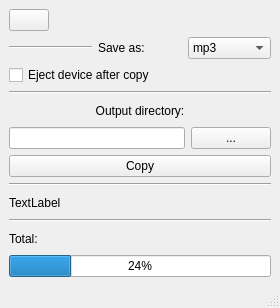
<?xml version="1.0" encoding="UTF-8"?>
<ui version="4.0">
 <class>MainWindow</class>
 <widget class="QMainWindow" name="MainWindow">
  <property name="geometry">
   <rect>
    <x>0</x>
    <y>0</y>
    <width>280</width>
    <height>308</height>
   </rect>
  </property>
  <property name="minimumSize">
   <size>
    <width>280</width>
    <height>308</height>
   </size>
  </property>
  <property name="maximumSize">
   <size>
    <width>280</width>
    <height>308</height>
   </size>
  </property>
  <property name="windowTitle">
   <string>MainWindow</string>
  </property>
  <widget class="QWidget" name="centralwidget">
   <layout class="QVBoxLayout" name="verticalLayout">
    <item>
     <layout class="QHBoxLayout" name="horizontalLayout">
      <item>
       <widget class="QPushButton" name="pushButton">
        <property name="text">
         <string/>
        </property>
        <property name="icon">
         <iconset>
          <normaloff>../icons8-settings-48.png</normaloff>../icons8-settings-48.png</iconset>
        </property>
       </widget>
      </item>
      <item>
       <spacer name="horizontalSpacer">
        <property name="orientation">
         <enum>Qt::Horizontal</enum>
        </property>
        <property name="sizeHint" stdset="0">
         <size>
          <width>476</width>
          <height>20</height>
         </size>
        </property>
       </spacer>
      </item>
     </layout>
    </item>
    <item>
     <layout class="QHBoxLayout" name="horizontalLayout_2">
      <item>
       <widget class="Line" name="line">
        <property name="orientation">
         <enum>Qt::Horizontal</enum>
        </property>
       </widget>
      </item>
      <item>
       <widget class="QLabel" name="label">
        <property name="text">
         <string>Save as:</string>
        </property>
        <property name="buddy">
         <cstring>comboBox</cstring>
        </property>
       </widget>
      </item>
      <item>
       <widget class="QComboBox" name="comboBox">
        <item>
         <property name="text">
          <string>mp3</string>
         </property>
        </item>
        <item>
         <property name="text">
          <string>mp2</string>
         </property>
        </item>
       </widget>
      </item>
     </layout>
    </item>
    <item>
     <widget class="QCheckBox" name="checkBox">
      <property name="text">
       <string>Eject device after copy</string>
      </property>
     </widget>
    </item>
    <item>
     <widget class="Line" name="line_2">
      <property name="orientation">
       <enum>Qt::Horizontal</enum>
      </property>
     </widget>
    </item>
    <item>
     <widget class="QLabel" name="label_3">
      <property name="text">
       <string>Output directory:</string>
      </property>
      <property name="alignment">
       <set>Qt::AlignCenter</set>
      </property>
     </widget>
    </item>
    <item>
     <layout class="QHBoxLayout" name="horizontalLayout_3">
      <item>
       <widget class="QLineEdit" name="lineEdit"/>
      </item>
      <item>
       <widget class="QPushButton" name="pushButton_2">
        <property name="text">
         <string>...</string>
        </property>
       </widget>
      </item>
     </layout>
    </item>
    <item>
     <widget class="QPushButton" name="pushButton_3">
      <property name="text">
       <string>Copy</string>
      </property>
     </widget>
    </item>
    <item>
     <widget class="Line" name="line_3">
      <property name="orientation">
       <enum>Qt::Horizontal</enum>
      </property>
     </widget>
    </item>
    <item>
     <widget class="QLabel" name="label_4">
      <property name="text">
       <string>TextLabel</string>
      </property>
     </widget>
    </item>
    <item>
     <widget class="Line" name="line_4">
      <property name="orientation">
       <enum>Qt::Horizontal</enum>
      </property>
     </widget>
    </item>
    <item>
     <widget class="QLabel" name="label_5">
      <property name="text">
       <string>Total:</string>
      </property>
     </widget>
    </item>
    <item>
     <widget class="QProgressBar" name="progressBar">
      <property name="value">
       <number>24</number>
      </property>
     </widget>
    </item>
   </layout>
  </widget>
  <widget class="QMenuBar" name="menubar">
   <property name="geometry">
    <rect>
     <x>0</x>
     <y>0</y>
     <width>280</width>
     <height>21</height>
    </rect>
   </property>
  </widget>
  <widget class="QStatusBar" name="statusbar"/>
 </widget>
 <tabstops>
  <tabstop>pushButton</tabstop>
  <tabstop>comboBox</tabstop>
  <tabstop>checkBox</tabstop>
  <tabstop>lineEdit</tabstop>
  <tabstop>pushButton_2</tabstop>
  <tabstop>pushButton_3</tabstop>
 </tabstops>
 <resources/>
 <connections/>
</ui>
